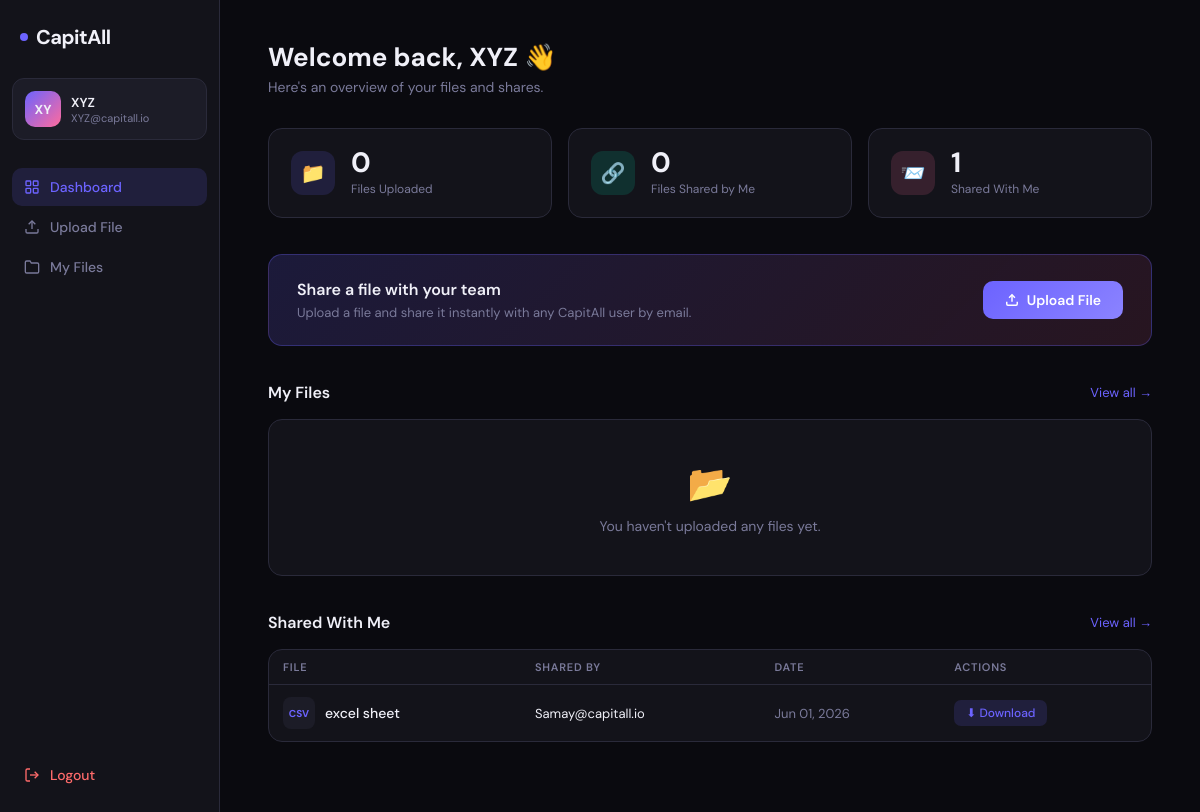
Page /dashboard/ (signed in) on the committed database.
### work/models.py (models this page shows, shortened)
class SharedFile(models.Model):
    title        = models.CharField(max_length=255)
    file         = models.FileField(upload_to=upload_to)
    uploaded_by  = models.ForeignKey(User, on_delete=models.CASCADE, related_name='uploaded_files')
    shared_with  = models.ManyToManyField(User, blank=True, related_name='received_files')
    uploaded_at  = models.DateTimeField(auto_now_add=True)
    description  = models.TextField(blank=True)
    def filename(self):
        return os.path.basename(self.file.name)

### work/views.py (the view)
# urls.py: path('dashboard/', views.dashboard_view, name='dashboard'),
def dashboard_view(request):
    if not request.user.is_authenticated:
        return redirect('login')
    my_files   = SharedFile.objects.filter(uploaded_by=request.user).order_by('-uploaded_at')
    received   = SharedFile.objects.filter(shared_with=request.user).order_by('-uploaded_at')
    shared_out = my_files.filter(shared_with__isnull=False).distinct()
    return render(request, 'dashboard.html', {
        'user_name':      request.session.get('user_name'),
        'user_email':     request.session.get('user_email'),
        'my_files_count': my_files.count(),
        'shared_count':   shared_out.count(),
        'received_count': received.count(),
        'recent_files':    my_files[:5],
        'recent_received': received[:5],
    })

### work/templates/dashboard.html (shortened to what this page needs)
<!DOCTYPE html>
<html lang="en">
<head>
</head>
<body>
<aside class="sidebar">
  <a href="{% url 'dashboard' %}" class="logo">
    <div class="logo-dot"></div>
    CapitAll
  </a>
  <div class="user-card">
    <div class="avatar">{{ user_name|slice:":2"|upper }}</div>
    <div class="user-info">
      <div class="name">{{ user_name }}</div>
      <div class="email">{{ user_email }}</div>
    </div>
  </div>
  <nav>
    <a href="{% url 'dashboard' %}" class="nav-item active">
      <svg fill="none" stroke="currentColor" stroke-width="2" viewBox="0 0 24 24"><rect x="3" y="3" width="7" height="7" rx="1"/><rect x="14" y="3" width="7" height="7" rx="1"/><rect x="3" y="14" width="7" height="7" rx="1"/><rect x="14" y="14" width="7" height="7" rx="1"/></svg>
      Dashboard
    </a>
    <a href="{% url 'upload_file' %}" class="nav-item">
      <svg fill="none" stroke="currentColor" stroke-width="2" viewBox="0 0 24 24"><path d="M21 15v4a2 2 0 0 1-2 2H5a2 2 0 0 1-2-2v-4"/><polyline points="17 8 12 3 7 8"/><line x1="12" y1="3" x2="12" y2="15"/></svg>
      Upload File
    </a>
    <a href="{% url 'file_list' %}" class="nav-item">
      <svg fill="none" stroke="currentColor" stroke-width="2" viewBox="0 0 24 24"><path d="M22 19a2 2 0 0 1-2 2H4a2 2 0 0 1-2-2V5a2 2 0 0 1 2-2h5l2 3h9a2 2 0 0 1 2 2z"/></svg>
      My Files
    </a>
  </nav>
  <a href="{% url 'logout' %}" class="logout">
    <svg width="16" height="16" fill="none" stroke="currentColor" stroke-width="2" viewBox="0 0 24 24"><path d="M9 21H5a2 2 0 0 1-2-2V5a2 2 0 0 1 2-2h4"/><polyline points="16 17 21 12 16 7"/><line x1="21" y1="12" x2="9" y2="12"/></svg>
    Logout
  </a>
</aside>
<main class="main">
  <div class="page-header">
    <h1>Welcome back, {{ user_name }} 👋</h1>
    <p>Here's an overview of your files and shares.</p>
  </div>
  <div class="stats-grid">
    <div class="stat-card">
      <div class="stat-icon purple">📁</div>
      <div>
        <div class="stat-num">{{ my_files_count }}</div>
        <div class="stat-label">Files Uploaded</div>
      </div>
    </div>
    <div class="stat-card">
      <div class="stat-icon teal">🔗</div>
      <div>
        <div class="stat-num">{{ shared_count }}</div>
        <div class="stat-label">Files Shared by Me</div>
      </div>
    </div>
    <div class="stat-card">
      <div class="stat-icon pink">📨</div>
      <div>
        <div class="stat-num">{{ received_count }}</div>
        <div class="stat-label">Shared With Me</div>
      </div>
    </div>
  </div>
  <div class="upload-cta">
    <div class="cta-text">
      <h3>Share a file with your team</h3>
      <p>Upload a file and share it instantly with any CapitAll user by email.</p>
    </div>
    <a href="{% url 'upload_file' %}" class="btn-primary">
      <svg width="14" height="14" fill="none" stroke="currentColor" stroke-width="2.5" viewBox="0 0 24 24"><path d="M21 15v4a2 2 0 0 1-2 2H5a2 2 0 0 1-2-2v-4"/><polyline points="17 8 12 3 7 8"/><line x1="12" y1="3" x2="12" y2="15"/></svg>
      Upload File
    </a>
  </div>
  <div class="section-gap">
    <div class="section-header">
      <h2>My Files</h2>
      <a href="{% url 'file_list' %}">View all →</a>
    </div>
    <div class="file-table-wrap">
      {% if recent_files %}
      <table class="file-table">
        <thead>
          <tr>
            <th>File</th>
            <th>Uploaded</th>
            <th>Status</th>
            <th>Actions</th>
          </tr>
        </thead>
        <tbody>
          {% for f in recent_files %}
          <tr>
            <td>
              <div class="file-name-cell">
                <span class="file-ext">{{ f.filename|slice:"-3:" }}</span>
                <div>
                  <div class="file-title">{{ f.title }}</div>
                  {% if f.description %}<div class="file-desc">{{ f.description|truncatechars:50 }}</div>{% endif %}
                </div>
              </div>
            </td>
            <td style="color:var(--muted);font-size:13px;">{{ f.uploaded_at|date:"M d, Y" }}</td>
            <td>
              {% if f.shared_with.count > 0 %}
                <span class="badge shared">🔗 Shared with {{ f.shared_with.count }}</span>
              {% else %}
                <span class="badge private">🔒 Private</span>
              {% endif %}
            </td>
            <td>
              <div class="btn-group">
                <a href="{{ f.file.url }}" download class="action-btn download">⬇ Download</a>
                <a href="{% url 'share_file' f.pk %}" class="action-btn share">🔗 Share</a>
                <a href="{% url 'delete_file' f.pk %}" class="action-btn delete" onclick="return confirm('Delete {{ f.title }}?')">🗑</a>
              </div>
            </td>
          </tr>
          {% endfor %}
        </tbody>
      </table>
      {% else %}
      <div class="empty">
        <div class="empty-icon">📂</div>
        <p>You haven't uploaded any files yet.</p>
      </div>
      {% endif %}
    </div>
  </div>
  <div class="section-gap">
    <div class="section-header">
      <h2>Shared With Me</h2>
      <a href="{% url 'file_list' %}">View all →</a>
    </div>
    <div class="file-table-wrap">
      {% if recent_received %}
      <table class="file-table">
        <thead>
          <tr>
            <th>File</th>
            <th>Shared By</th>
            <th>Date</th>
            <th>Actions</th>
          </tr>
        </thead>
        <tbody>
          {% for f in recent_received %}
          <tr>
            <td>
              <div class="file-name-cell">
                <span class="file-ext">{{ f.filename|slice:"-3:" }}</span>
                <div>
                  <div class="file-title">{{ f.title }}</div>
                </div>
              </div>
            </td>
            <td style="font-size:13px;">{{ f.uploaded_by.email }}</td>
            <td style="color:var(--muted);font-size:13px;">{{ f.uploaded_at|date:"M d, Y" }}</td>
            <td>
              <a href="{{ f.file.url }}" download class="action-btn download">⬇ Download</a>
            </td>
          </tr>
          {% endfor %}
        </tbody>
      </table>
      {% else %}
      <div class="empty">
        <div class="empty-icon">📨</div>
        <p>No files have been shared with you yet.</p>
      </div>
      {% endif %}
    </div>
  </div>
</main>
</body>
</html>

### rows in the picture
SharedFile: filename "CSV", title "excel sheet", uploaded_by.email "Samay@capitall.io", uploaded_at "Jun 01, 2026"

### other values in the picture
{{ user_name|slice:":2"|upper }} "XY"
{{ user_name }} "XYZ"
{{ user_email }} "XYZ@capitall.io"
{{ my_files_count }} "0"
{{ shared_count }} "0"
{{ received_count }} "1"
